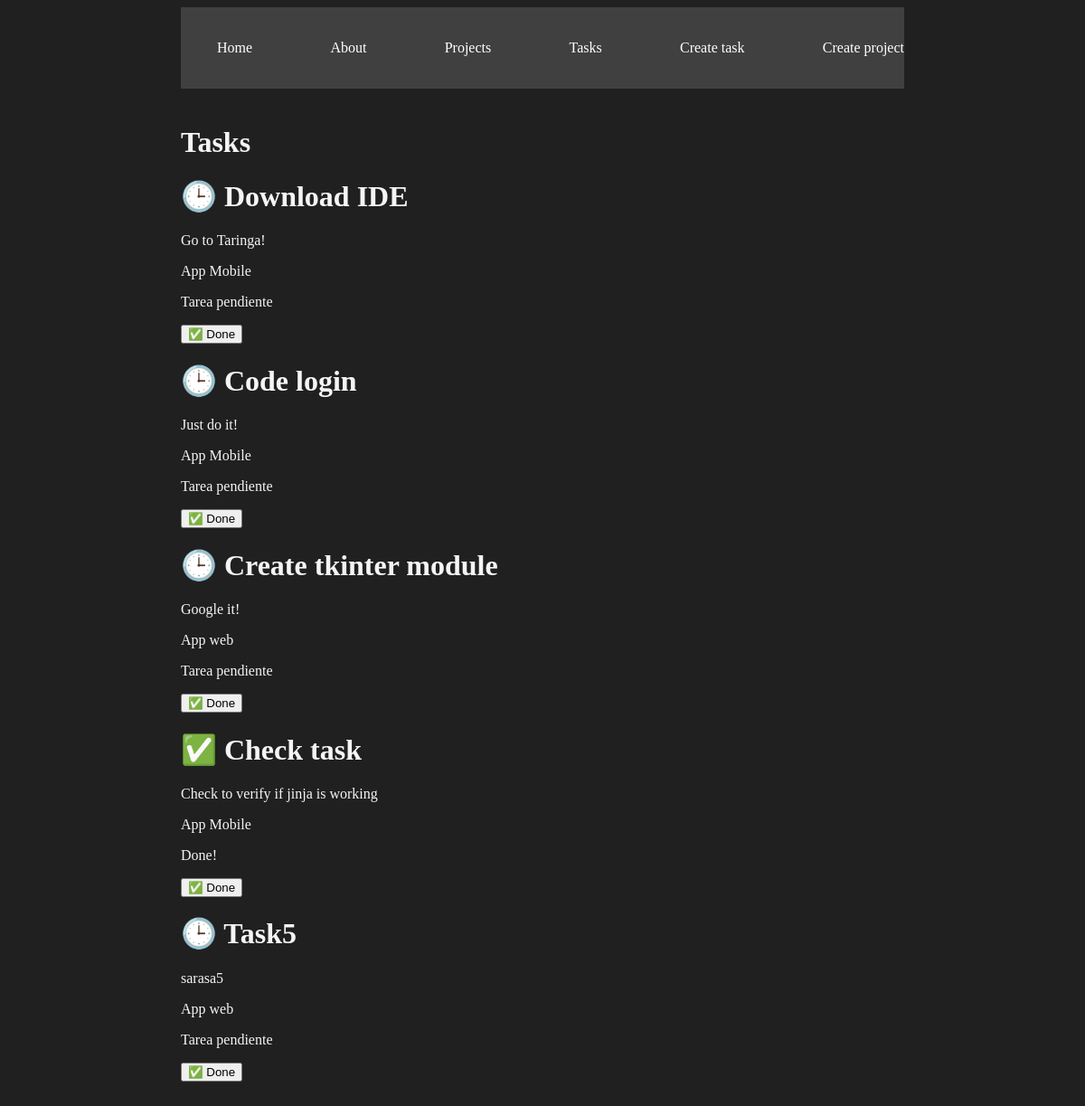
The page /tasks/ on the database as committed earlier.
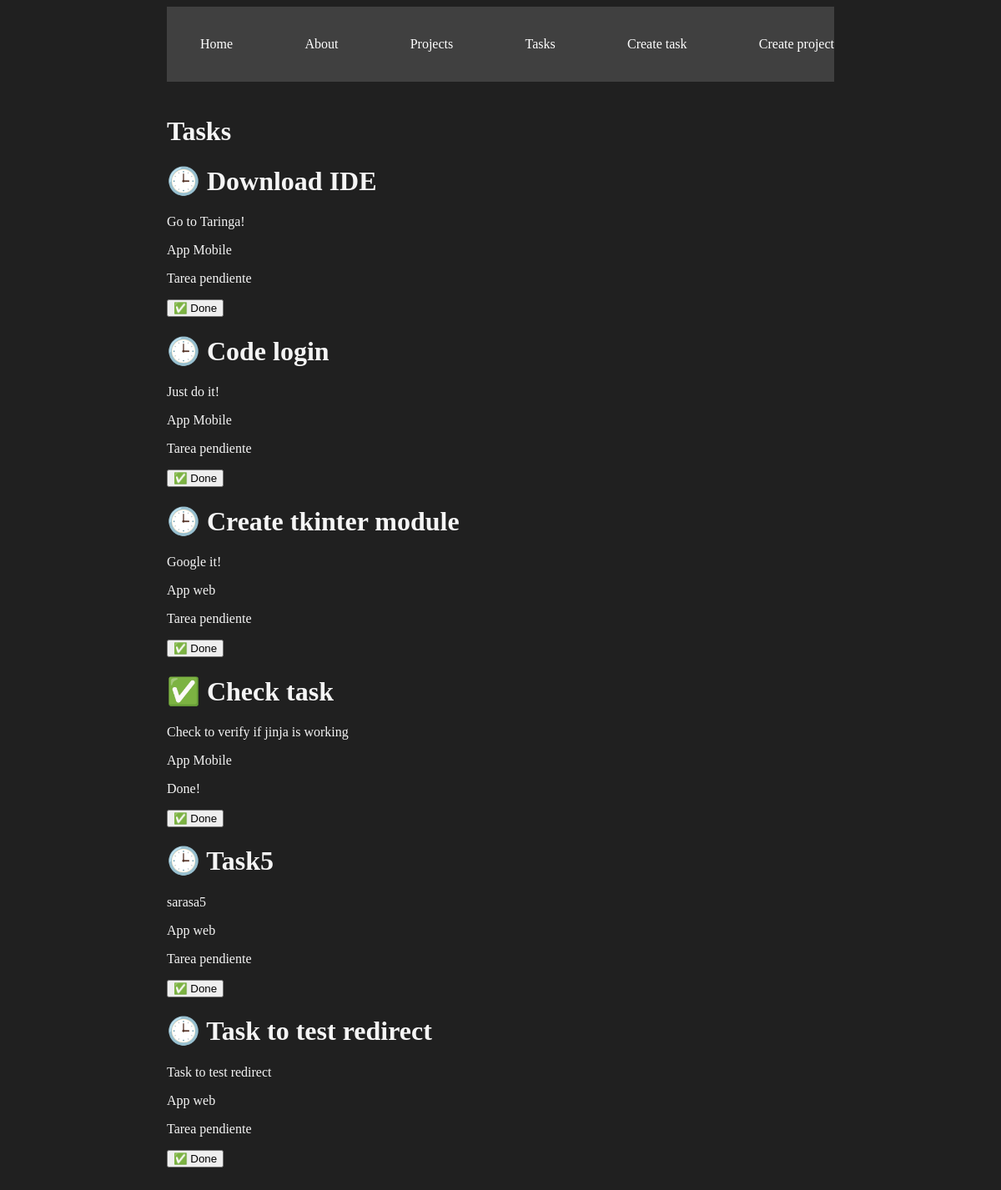
The same page on the database as committed later.
### myapp/models.py (models this page shows, shortened)
class Task(models.Model):
    title = models.CharField(max_length=200)
    description = models.TextField()
    project = models.ForeignKey(Project, on_delete=models.CASCADE)
    done = models.BooleanField(default=False)

class Project(models.Model):
    name = models.CharField(max_length=250)

### myapp/views.py (the view)
# urls.py: path('tasks/', views.tasks, name="tasks"),
def tasks(request):
    tasks = Task.objects.all()
    return render(request, 'tasks.html',{
        'tasks' : tasks
    })

### myapp/templates/tasks.html
{% extends "layouts/base.html" %}
{% block content %}
    <h1>Tasks</h1>
    {% for task in tasks %}
        <div>
            <h1>{% if task.done == False %} 🕒 {% else %} ✅ {% endif %}{{ task.title }} </h1>
            <p>{{ task.description }}</p>
            <p>{{ task.project.name }}</p>
            {% if task.done == False %}
                <p>Tarea pendiente</p>
            {% else %}
                <p>Done!</p>
            {% endif %}
            <button>
                ✅ Done
            </button>
        </div>
    {% endfor %}
{% endblock %}

### myapp/templates/layouts/base.html (shortened to what this page needs)
{% load static %}
<!DOCTYPE html>
<html>
<head>
    <link rel='stylesheet' href="{% static 'styles/main.css' %}">
</head>
<body>
    <nav class="navbar container">
        <ul>
            <li>
                <a href="/">Home</a>
            </li>
            <li>
                <a href="{% url 'about' %}">About</a>
            </li>
            <li>
                <a href="{% url 'projects' %}">Projects</a>
            </li>
            <li>
                <a href="{% url 'tasks' %}">Tasks</a>
            </li>
            <li>
                <a href="{% url 'create_task' %}">Create task</a>
            </li>
            <li>
                <a href="{% url 'create_project' %}">Create project</a>
            </li>
        </ul>
    </nav>
    <main class="container">
        {% block content %}
        {% endblock %}
    </main>
</body>
</html>

### myapp/static/styles/main.css (style rules this page uses)
body { background: #202020; color: whitesmoke }
.navbar { background: #404040; padding: 0px; }
.navbar ul { display: flex; justify-content: space-between; }
.navbar ul li { list-style: none; }
.navbar ul li a { color: white; text-decoration: none; }
.container { max-width: 800px; margin:auto; padding: 20px 0; }

Rows that differ between the two databases and show on the page:
added Task: title "Task to test redirect", description "Task to test redirect", project.name "App web", done "Tarea pendiente"
